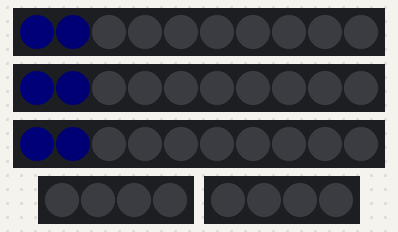
A sketch run on a simulated Arduino Uno, built with avr-gcc and run on an emulated ATmega328P. Parts: 3 × 10 RGB LEDs in strip order, left to right, 2 × 4 RGB LEDs in strip order, left to right. Dim RGB values are drawn brighter than linear; random numbers use the default seed unless the sketch sets one.

Above: at 34.03 s.
At 34.57 s:
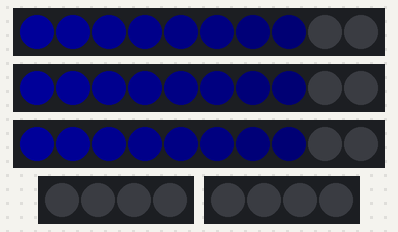
At 35.12 s:
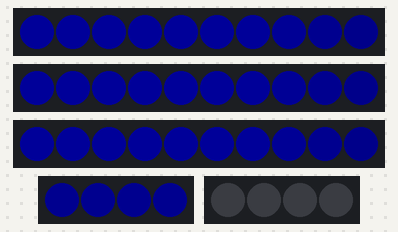
At 37.0 s:
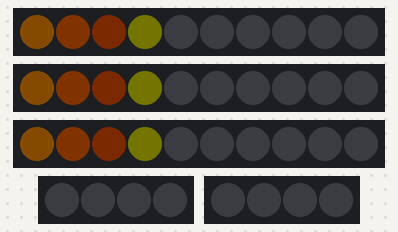
At 37.36 s:
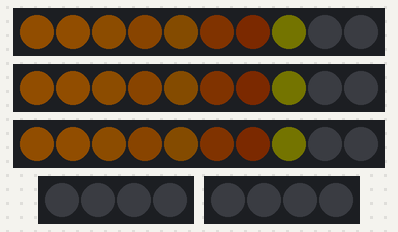
At 38.09 s:
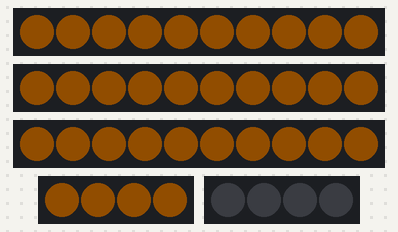
Timing chart, 0 to 40.0 s (numbered marks = the images above):
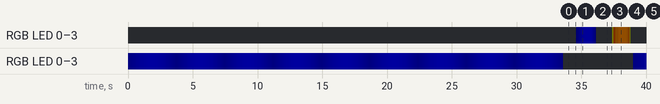

The sketch:

trophy-light.ino
```cpp
#include <FastLED.h>

#define NUM__BODY_LEDS 10
#define NUM__BALL_LEDS 4
#define NUM__SHIELD_LEDS 4

#define TIMES_PER_SECOND(x) EVERY_N_MILLISECONDS(1000/x)
#define ARRAYLENGTH(x) (sizeof(x)/sizeof(x[0]))

CRGB bodyLeds[NUM__BODY_LEDS];
CRGB ballLeds[NUM__BALL_LEDS];
CRGB shieldLeds[NUM__SHIELD_LEDS];

CHSV hsv_bodyLeds[NUM__BODY_LEDS];
CHSV hsv_ballLeds[NUM__BALL_LEDS];
CHSV hsv_shieldLeds[NUM__SHIELD_LEDS];

int step = 25;
int maxValue = 225;

int g_brightness = 32;

int loopCounter = 0;
int maxNumberOfLoops = NUM__BODY_LEDS + maxValue / step;
int chargeUpIter = 0;

bool charging = true;
bool isBlue = true;

CHSV blue = CHSV(160, 255, 0);
// CHSV orange = CHSV(25, 255, 0);

int maxPulsePeriodCount = 9;
int sinValue = 0;

bool pulse = true;
bool fadingShield = false;

void setup() {
    //Body strips
    FastLED.addLeds<NEOPIXEL, 33>(bodyLeds, NUM__BODY_LEDS);
    FastLED.addLeds<NEOPIXEL, 32>(bodyLeds, NUM__BODY_LEDS);
    FastLED.addLeds<NEOPIXEL, 14>(bodyLeds, NUM__BODY_LEDS);

    //Ball strips
    FastLED.addLeds<NEOPIXEL, 27>(ballLeds, NUM__BALL_LEDS);

    //Shield strips
    FastLED.addLeds<NEOPIXEL, 25>(shieldLeds, NUM__SHIELD_LEDS);

    FastLED.setBrightness(g_brightness);
    FastLED.clear();
    reset(blue);
}

void reset(CHSV color)
{
    for(int i = 0; i < NUM__BODY_LEDS; ++i)
    {
        hsv_bodyLeds[i] = color;
    }
    for(int i = 0; i < NUM__BALL_LEDS; ++i)
    {
        hsv_ballLeds[i] = color;
    }
    for(int i = 0; i < NUM__SHIELD_LEDS; ++i)
    {
        hsv_shieldLeds[i] = color;
    }
}

void chargeRowUntilIter(int iter)
{
    for(int i = 0; i < iter; ++i)
    {
        if(hsv_bodyLeds[i].v < maxValue)
        {
            hsv_bodyLeds[i].v += step;
        }
    }
}

void chargePattern()
{
    chargeRowUntilIter(chargeUpIter);

    if(chargeUpIter < NUM__BODY_LEDS)
    {
        ++chargeUpIter;
    }

    ++loopCounter;

    if(loopCounter == maxNumberOfLoops)
    {
        loopCounter = 0;
        chargeUpIter = 0;
        charging = !charging;
    }
}

void chargeBall(int startPoint)
{
    if(hsv_ballLeds[0].v >= maxValue) {
        return;
    }

    if(loopCounter < startPoint)
    {
        return;
    }

    for(int i = 0; i < NUM__BALL_LEDS; ++i)
    {
        hsv_ballLeds[i].v += step;
        if(hsv_ballLeds[i].v > maxValue)
            hsv_ballLeds[i].v = maxValue;
    }
}

void dischargePattern()
{
    disChargeRowUntilIter(chargeUpIter);

    if(chargeUpIter < NUM__BODY_LEDS)
    {
        ++chargeUpIter;
    }

    ++loopCounter;

    if(loopCounter == maxNumberOfLoops)
    {
        chargeUpIter = 0;
        charging = !charging;
    }
}

void dischargeBallBlue(int startPoint)
{
    if(loopCounter == maxNumberOfLoops) {
        loopCounter = 0;
        isBlue = false;
        swapColor();
        return;
    }

    if(loopCounter < startPoint)
    {
        return;
    }

    for(int i = 0; i < NUM__BALL_LEDS; ++i)
    {
        int val = hsv_ballLeds[i].v;
        val -= step;
        if(val < 0)
            hsv_ballLeds[i].v = 0;
        else
            hsv_ballLeds[i].v = val;
    }
}

void dischargeBallOrange(int startPoint)
{
    if(loopCounter == maxNumberOfLoops) {
        loopCounter = 0;
        pulse = true;
        isBlue = true;
        swapColor();
        return;
    }

    if(loopCounter < startPoint)
    {
        return;
    }

    for(int i = 0; i < NUM__BALL_LEDS; ++i)
    {
        int val = hsv_ballLeds[i].v;
        val -= step;
        if(val < 0)
            hsv_ballLeds[i].v = 0;
        else
            hsv_ballLeds[i].v = val;
    }
}

void disChargeRowUntilIter(int iter)
{
    for(int i = 0; i < iter; ++i)
    {
        if(hsv_bodyLeds[i].v > 0)
        {
            hsv_bodyLeds[i].v -= step;
        }
    }
}

void copyToCRGB()
{
    for(int i=0; i < NUM__BODY_LEDS; i++)
    {
        bodyLeds[i] = CRGB(hsv_bodyLeds[i]);
    }
    for(int i=0; i < NUM__BALL_LEDS; i++)
    {
        ballLeds[i] = CRGB(hsv_ballLeds[i]);
    }
    for(int i=0; i < NUM__SHIELD_LEDS; i++)
    {
        shieldLeds[i] = CRGB(hsv_shieldLeds[i]);
    }
}

void swapColor() {
    static int diff = -125;
    for(int i = 0; i < NUM__BODY_LEDS; ++i)
    {
        hsv_bodyLeds[i].hue += diff;
    }

    for(int i = 0; i < NUM__BALL_LEDS; ++i)
    {
        hsv_ballLeds[i].hue += diff;
    }

    diff *= -1;
}

void loop() {

   // TIMES_PER_SECOND(60) {

        if(pulse) {
            EVERY_N_MILLISECONDS(20){
                for (int index = 0; index < NUM__SHIELD_LEDS; index++) {
                    hsv_shieldLeds[index] = CHSV(160, 255, fabs(sin(sinValue*M_PI/180.)) * 150 + 100);
                }
                ++sinValue;
                if(sinValue == maxPulsePeriodCount*180)
                {
                    sinValue = 0;
                    maxPulsePeriodCount = random(6,12);
                    pulse = false;
                    fadingShield = true;
                }
            }
        }
        else if(fadingShield)
            {
                EVERY_N_MILLISECONDS(1) {

                    static int value = 100;

                    for (int index = 0; index < NUM__SHIELD_LEDS; ++index) {
                        hsv_shieldLeds[index] = CHSV(160, 255, value);
                    }

                    value -= 5;
                    if(value <= 5)
                    {
                        value = 100;
                        fadingShield = false;
                    }
                }
            }
            else
            {
                if(isBlue) {
                    if(charging)
                    {
                        EVERY_N_MILLISECONDS(90)
                        {
                            chargePattern();
                            chargeBall(10);
                        }
                    } else
                    {
                        EVERY_N_MILLISECONDS(50)
                        {
                            dischargePattern();
                            dischargeBallBlue(9);
                        }
                    }
                } else {
                    if(charging)
                    {
                        EVERY_N_MILLISECONDS(90)
                        {
                            chargePattern();
                            chargeBall(10);
                        }
                    } else
                    {
                        EVERY_N_MILLISECONDS(50)
                        {
                            dischargePattern();
                            dischargeBallOrange(9);
                        }
                    }
                }
            }

    copyToCRGB();
    FastLED.show();
}
```

Measured:
- by itself, RGB LED 0–3: off → RGB(0, 0, 1) at 34.6 s, → RGB(0, 0, 2) 0.09 s later, → RGB(0, 0, 5) 0.09 s later, → RGB(0, 0, 7) 0.09 s later, … (30 changes in this stretch)
